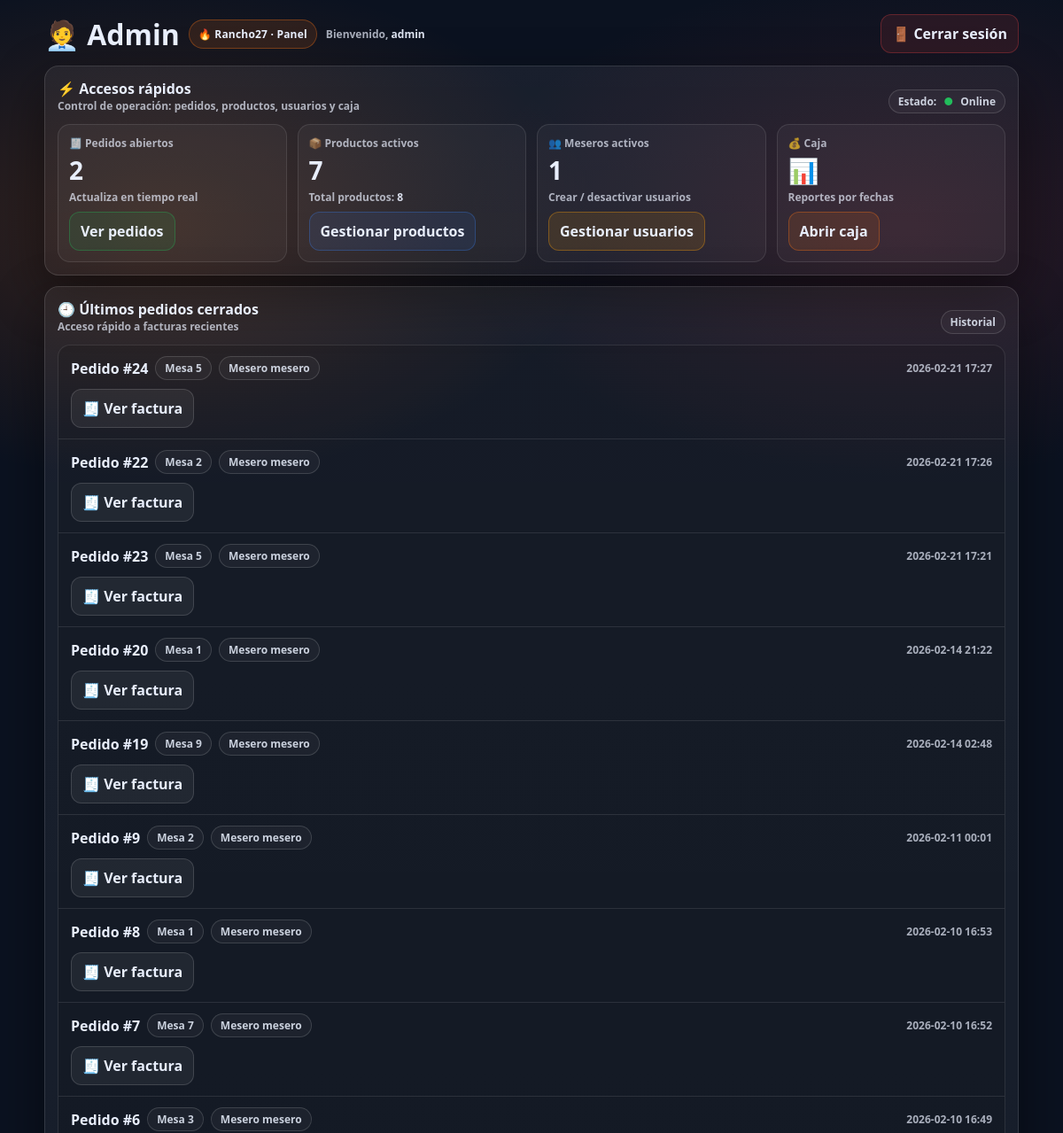
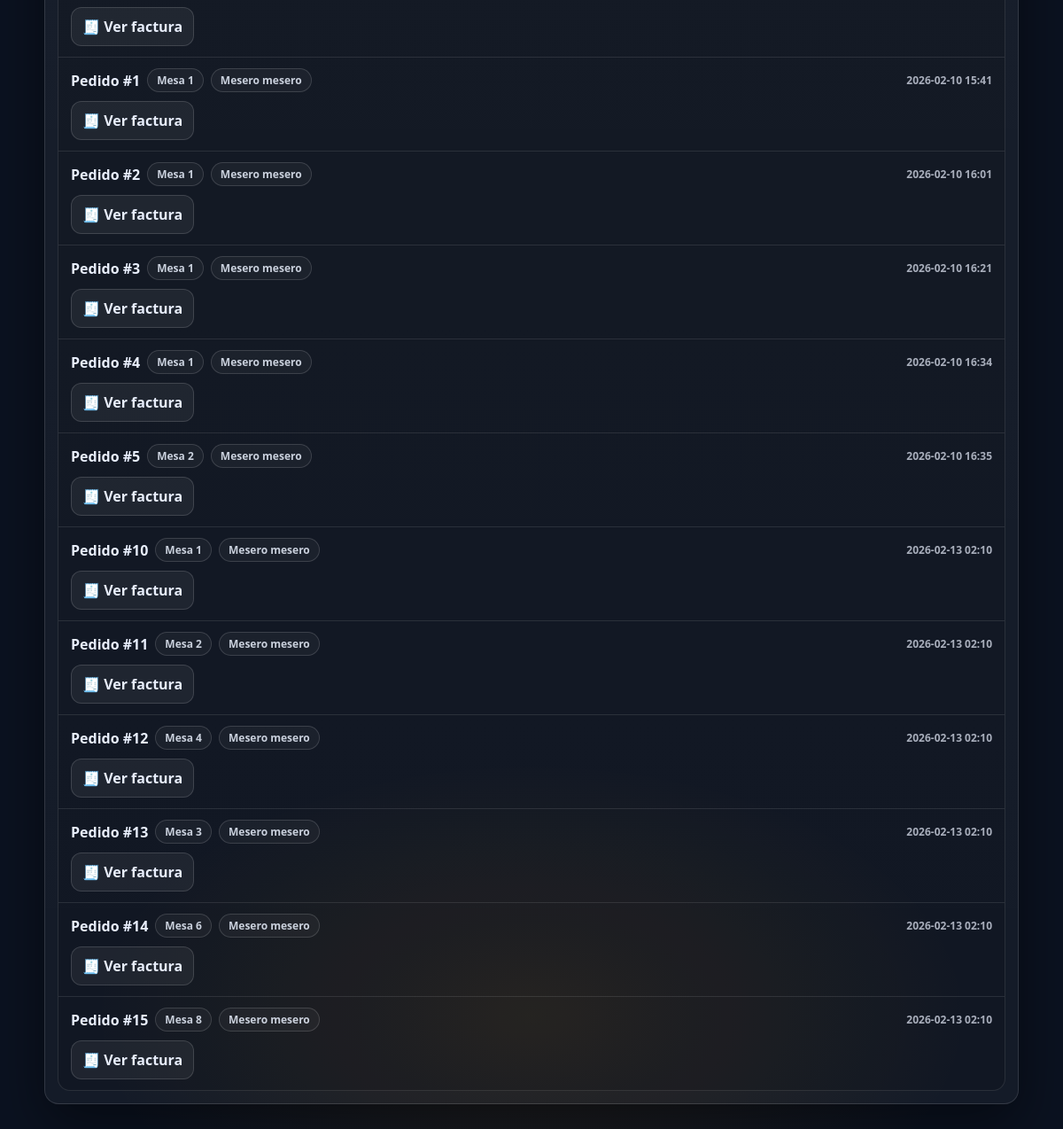
The page /admin (signed in) on the database its author committed (2 pictures, top to bottom).
### models.py (models this page shows, shortened)
class User(UserMixin, db.Model):
    id = db.Column(db.Integer, primary_key=True)
    username = db.Column(db.String(80), unique=True, nullable=False)
    password_hash = db.Column(db.String(200), nullable=False)
    role = db.Column(db.String(20), nullable=False)
    activo = db.Column(db.Boolean, default=True)

class Pedido(db.Model):
    id = db.Column(db.Integer, primary_key=True)
    mesa_id = db.Column(db.Integer, db.ForeignKey("mesa.id"), nullable=False)
    mesero_id = db.Column(db.Integer, db.ForeignKey("user.id"), nullable=False)
    estado = db.Column(db.String(20), default="abierto")
    fecha = db.Column(db.DateTime, default=datetime.utcnow)
    metodo_pago = db.Column(db.String(20), nullable=True)
    monto_recibido = db.Column(db.Float, nullable=True)
    cambio = db.Column(db.Float, nullable=True)
    fecha_cierre = db.Column(db.DateTime, nullable=True)
    mesa = db.relationship("Mesa")
    mesero = db.relationship("User")

class Mesa(db.Model):
    id = db.Column(db.Integer, primary_key=True)
    numero = db.Column(db.Integer, unique=True, nullable=False)
    estado = db.Column(db.String(20), default="libre")

### app.py (the view)
@app.route("/admin")
@login_required
def admin_panel():
    if (current_user.role or "").lower() != "admin":
        return redirect(url_for("login"))
    pedidos_abiertos_count = Pedido.query.filter_by(estado="abierto").count()
    productos_total_count = Producto.query.count()
    productos_activos_count = Producto.query.filter_by(activo=True).count()
    meseros_activos_count = User.query.filter(
        func.lower(User.role) == "mesero", User.activo == True
    ).count()
    pedidos_cerrados = (
        Pedido.query
        .filter_by(estado="cerrado")
        .order_by(Pedido.fecha_cierre.desc())
        .limit(20)
        .all()
    )
    return render_template(
        "admin.html",
        pedidos_cerrados=pedidos_cerrados,
        pedidos_abiertos_count=pedidos_abiertos_count,
        productos_total_count=productos_total_count,
        productos_activos_count=productos_activos_count,
        meseros_activos_count=meseros_activos_count,
    )

### app.py (called while the page is built)
@login_manager.user_loader
def load_user(user_id):
    return db.session.get(User, int(user_id))

### templates/admin.html (shortened to what this page needs)
<!DOCTYPE html>
<html lang="es">
<head>
</head>
<body>
  <div class="wrap">
    <div class="topbar">
      <div class="title">
        <h1>🧑‍💼 Admin</h1>
        <span class="badge">🔥 Rancho27 · Panel</span>
        <span class="muted">Bienvenido, <b style="color:rgba(232,238,252,.95)">{{ current_user.username }}</b></span>
      </div>
      <div class="btnrow">
        <a class="btn red" href="{{ url_for('logout') }}">🚪 Cerrar sesión</a>
      </div>
    </div>
    <div class="card">
      <div style="display:flex; justify-content:space-between; align-items:end; gap:10px; flex-wrap:wrap;">
        <div>
          <h2 style="font-size:16px; font-weight:900;">⚡ Accesos rápidos</h2>
          <div class="muted">Control de operación: pedidos, productos, usuarios y caja</div>
        </div>
        <span class="pill">Estado: <span style="color:rgba(34,197,94,.95)">●</span> Online</span>
      </div>
      <div class="grid" style="margin-top:12px;">
        <div class="stat">
          <div class="muted">🧾 Pedidos abiertos</div>
          <div class="metric">{{ pedidos_abiertos_count }}</div>
          <div class="muted">Actualiza en tiempo real</div>
          <div class="btnrow">
            <a class="btn green" href="{{ url_for('admin_pedidos') }}">Ver pedidos</a>
          </div>
        </div>
        <div class="stat">
          <div class="muted">📦 Productos activos</div>
          <div class="metric">{{ productos_activos_count }}</div>
          <div class="muted">Total productos: <b style="color:rgba(232,238,252,.92)">{{ productos_total_count }}</b></div>
          <div class="btnrow">
            <a class="btn blue" href="{{ url_for('admin_productos') }}">Gestionar productos</a>
          </div>
        </div>
        <div class="stat">
          <div class="muted">👥 Meseros activos</div>
          <div class="metric">{{ meseros_activos_count }}</div>
          <div class="muted">Crear / desactivar usuarios</div>
          <div class="btnrow">
            <a class="btn warn" href="{{ url_for('admin_usuarios') }}">Gestionar usuarios</a>
          </div>
        </div>
        <div class="stat">
          <div class="muted">💰 Caja</div>
          <div class="metric">📊</div>
          <div class="muted">Reportes por fechas</div>
          <div class="btnrow">
            <a class="btn ember" href="{{ url_for('caja_dia') }}">Abrir caja</a>
          </div>
        </div>
      </div>
    </div>
    <div class="card">
      <div style="display:flex; justify-content:space-between; align-items:end; gap:10px; flex-wrap:wrap;">
        <div>
          <h2 style="font-size:16px; font-weight:900;">🕘 Últimos pedidos cerrados</h2>
          <div class="muted">Acceso rápido a facturas recientes</div>
        </div>
        <span class="pill">Historial</span>
      </div>
      <div style="margin-top:12px;">
        {% if pedidos_cerrados|length == 0 %}
          <div class="muted">Aún no hay pedidos cerrados.</div>
        {% else %}
          <div class="list">
            {% for p in pedidos_cerrados %}
              <div class="item">
                <div class="row">
                  <div class="left">
                    <b>Pedido #{{ p.id }}</b>
                    <span class="pill">Mesa {{ p.mesa.numero }}</span>
                    <span class="pill">Mesero {{ p.mesero.username }}</span>
                  </div>
                  <div class="right">
                    {{ (p.fecha_cierre or p.fecha).strftime("%Y-%m-%d %H:%M") if (p.fecha_cierre or p.fecha) else "" }}
                  </div>
                </div>
                <div class="btnrow" style="margin-top:10px;">
                  <a class="btn" href="{{ url_for('ver_factura', pedido_id=p.id) }}">🧾 Ver factura</a>
                </div>
              </div>
            {% endfor %}
          </div>
        {% endif %}
      </div>
    </div>
  </div>
</body>
</html>

### templates/admin.html (style rules this page uses)
:root { --bg:#0b1220; --card: rgba(255,255,255,.04); --card2: rgba(255,255,255,.06); --border: rgba(255,255,255,.12); --text:#e8eefc; --muted: rgba(232,238,252,.7); --ember: rgba(249,115,22,.12); --emberB: rgba(249,115,22,.35); --blue: rgba(59,130,246,.10); --blueB: rgba(59,130,246,.30); --green: rgba(34,197,94,.10); --greenB: rgba(34,197,94,.30); --red: rgba(239,68,68,.10); --redB: rgba(239,68,68,.30); --warn: rgba(245,158,11,.12); --warnB: rgba(245,158,11,.35); --shadow: rgba(0,0,0,.45); --radius: 16px; }
* { box-sizing:border-box; }
body { margin:0; font-family: system-ui, -apple-system, "Segoe UI", Roboto, Arial, sans-serif; color: var(--text); background: radial-gradient(900px 520px at 15% 10%, rgba(249,115,22,.18), transparent 55%), radial-gradient(900px 520px at 85% 10%, rgba(239,68,68,.14), transparent 55%), radial-gradient(900px 520px at 50% 95%, rgba(245,158,11,.10), transparent 55%), var(--bg); padding: 16px; }
a { color: var(--text); text-decoration:none; }
h1,h2,h3 { margin:0; }
.wrap { width:min(1100px, 100%); margin:0 auto; }
.topbar { display:flex; gap:12px; align-items:center; justify-content:space-between; flex-wrap:wrap; margin-bottom: 14px; }
.title { display:flex; gap:10px; align-items:center; flex-wrap:wrap; }
.badge { display:inline-flex; align-items:center; gap:8px; padding: 7px 10px; border-radius: 999px; border: 1px solid rgba(249,115,22,.35); background: rgba(249,115,22,.12); font-weight: 900; font-size: 12px; letter-spacing:.2px; color: var(--text); }
.muted { color: var(--muted); font-size: 12px; font-weight:800; }
.btnrow { display:flex; gap:10px; flex-wrap:wrap; align-items:center; }
.btn { display:inline-flex; align-items:center; justify-content:center; gap:8px; padding:10px 12px; border-radius: 12px; border: 1px solid rgba(255,255,255,.14); background: rgba(255,255,255,.06); color: var(--text); cursor:pointer; font-weight: 900; transition: transform .06s ease, filter .15s ease; user-select:none; }
.btn.ember { border-color: var(--emberB); background: var(--ember); }
.btn.blue { border-color: var(--blueB); background: var(--blue); }
.btn.green { border-color: var(--greenB); background: var(--green); }
.btn.red { border-color: var(--redB); background: var(--red); }
.btn.warn { border-color: var(--warnB); background: var(--warn); }
.card { border: 1px solid var(--border); background: linear-gradient(180deg, var(--card2), var(--card)); border-radius: var(--radius); padding: 14px; box-shadow: 0 22px 60px var(--shadow); margin: 12px 0; }
.grid { display:grid; grid-template-columns: repeat(auto-fit, minmax(240px, 1fr)); gap: 12px; }
.stat { border:1px solid rgba(255,255,255,.10); background: rgba(255,255,255,.04); border-radius: 14px; padding: 12px; display:flex; flex-direction:column; gap:8px; }
.metric { font-size: 28px; font-weight: 900; letter-spacing:.2px; line-height: 1; }
.pill { display:inline-flex; align-items:center; gap:8px; padding: 4px 10px; border-radius: 999px; font-size: 12px; border:1px solid rgba(255,255,255,.14); background: rgba(255,255,255,.04); color: rgba(232,238,252,.85); font-weight: 900; }
.list { border:1px solid rgba(255,255,255,.10); border-radius: 14px; overflow:hidden; background: rgba(0,0,0,.12); }
.item { padding: 12px 14px; border-top:1px solid rgba(255,255,255,.10); }
.item:first-child { border-top:none; }
.row { display:flex; justify-content:space-between; gap:10px; flex-wrap:wrap; align-items:center; }
.row .left { display:flex; gap:8px; flex-wrap:wrap; align-items:center; }
.row .right { color: var(--muted); font-size: 12px; font-weight: 800; }

### rows shown on the page
User: username "admin"
Pedido: id "24", mesa.numero "5", mesero.username "mesero", fecha_cierre "2026-02-21 17:27"
Pedido: id "22", mesa.numero "2", mesero.username "mesero", fecha_cierre "2026-02-21 17:26"
Pedido: id "23", mesa.numero "5", mesero.username "mesero", fecha_cierre "2026-02-21 17:21"
Pedido: id "20", mesa.numero "1", mesero.username "mesero", fecha_cierre "2026-02-14 21:22"
Pedido: id "19", mesa.numero "9", mesero.username "mesero", fecha_cierre "2026-02-14 02:48"
Pedido: id "9", mesa.numero "2", mesero.username "mesero", fecha_cierre "2026-02-11 00:01"
Pedido: id "8", mesa.numero "1", mesero.username "mesero", fecha_cierre "2026-02-10 16:53"
Pedido: id "7", mesa.numero "7", mesero.username "mesero", fecha_cierre "2026-02-10 16:52"
Pedido: id "6", mesa.numero "3", mesero.username "mesero", fecha_cierre "2026-02-10 16:49"
Pedido: id "1", mesa.numero "1", mesero.username "mesero", fecha_cierre+fecha "2026-02-10 15:41"
Pedido: id "2", mesa.numero "1", mesero.username "mesero", fecha_cierre+fecha "2026-02-10 16:01"
Pedido: id "3", mesa.numero "1", mesero.username "mesero", fecha_cierre+fecha "2026-02-10 16:21"
Pedido: id "4", mesa.numero "1", mesero.username "mesero", fecha_cierre+fecha "2026-02-10 16:34"
Pedido: id "5", mesa.numero "2", mesero.username "mesero", fecha_cierre+fecha "2026-02-10 16:35"
Pedido: id "10", mesa.numero "1", mesero.username "mesero", fecha_cierre+fecha "2026-02-13 02:10"
Pedido: id "11", mesa.numero "2", mesero.username "mesero", fecha_cierre+fecha "2026-02-13 02:10"
Pedido: id "12", mesa.numero "4", mesero.username "mesero", fecha_cierre+fecha "2026-02-13 02:10"
Pedido: id "13", mesa.numero "3", mesero.username "mesero", fecha_cierre+fecha "2026-02-13 02:10"
Pedido: id "14", mesa.numero "6", mesero.username "mesero", fecha_cierre+fecha "2026-02-13 02:10"
Pedido: id "15", mesa.numero "8", mesero.username "mesero", fecha_cierre+fecha "2026-02-13 02:10"

### other values the page prints
{{ pedidos_abiertos_count }} "2"
{{ productos_activos_count }} "7"
{{ productos_total_count }} "8"
{{ meseros_activos_count }} "1"
